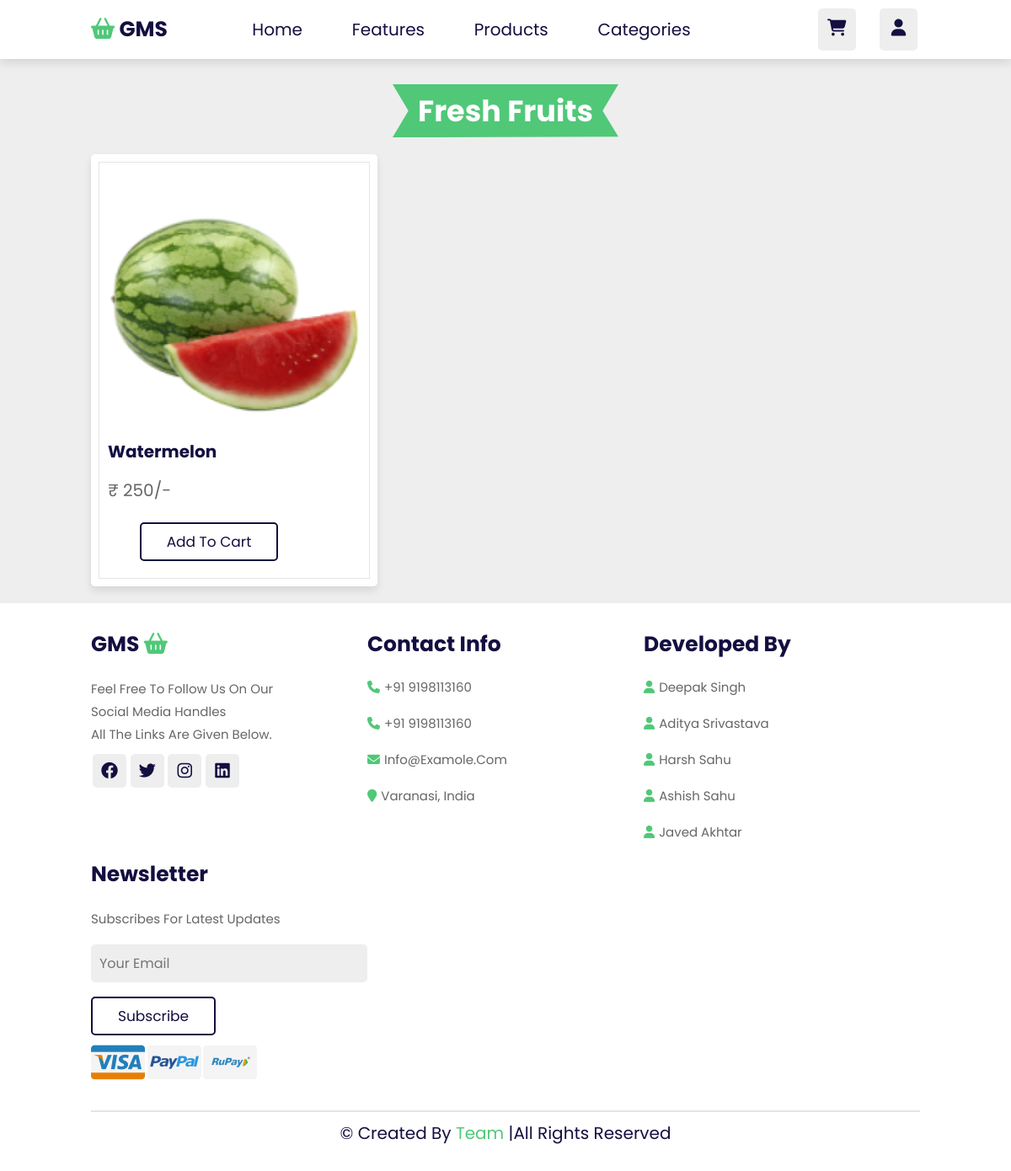
Screenshot of /fruits.php with the database file from the repository.
### tables this page shows
CREATE TABLE `items` (
  `ItemID` int(10) NOT NULL,
  `Name` varchar(20) NOT NULL,
  `Price` int(5) NOT NULL,
  `Quantity` int(5) NOT NULL,
  `Expiry_Date` varchar(10) NOT NULL,
  `Mfg_Date` varchar(10) NOT NULL,
  `Image` varchar(100) NOT NULL,
  `Category` varchar(20) NOT NULL
);

### fruits.php (the view, shortened to what this page needs)
<!DOCTYPE html>
<html lang="en">
<head>
    <link rel="stylesheet" href="https://cdnjs.cloudflare.com/ajax/libs/font-awesome/6.4.0/css/all.min.css" />
    <link rel="stylesheet" href="style.css">
</head>
<body>
    <div class="nav1">
        <?php
        include "./header.php";
        include "./connect.php";
        ?>
    </div>
    <section class="vegetables" id="vegetables">
        <h1 class="heading"><span>Fresh Fruits</span></h1>
        <div class="box-container">
            <?php
            $select_products = mysqli_query($conn, "SELECT * FROM `items` where Category='Fruits'") or die('query failed');
            if (mysqli_num_rows($select_products) > 0) {
                while ($fetch_products = mysqli_fetch_assoc($select_products)) {
            ?>
                    <div class="box">
                        <img src="uploaded_img/<?php echo $fetch_products['Image']; ?>" alt="" style="width: 30rem; padding-top: 2.5rem" />
                        <h3><?php echo $fetch_products['Name']; ?></h3>
                        <p>₹ <?php echo $fetch_products['Price']; ?>/-</p>
                        <div class="btn-container">
                            <a href="" onclick="addToCart(<?php $fetch_products['Name']; ?>)" class="btn">Add to cart</a>
                        </div>
                    </div>
            <?php
                }
            } else {
                echo '<p class="heading">no products added yet!</p>';
            }
            ?>
        </div>
    </section>
    <?php
    include "./footer.php";
    ?>
</body>
</html>

### style.css (style rules this page uses)
:root { --green: #50C878; --black: #130f40; --red: #dc3545; --lavender:lavender; --white:white; --light-color: #666; --box-shadow: 0 0.5rem 1rem rgba(0, 0, 0, 0.1); --border: 0.2rem solid rgba(0, 0, 0, 0.1); --outline: 0.1rem solid rgba(0, 0, 0, 0.1); --outline-hover: 0.2rem solid var(--black); }
* { font-family: "Poppins", sans-serif; margin: 0; padding: 0; box-sizing: border-box; outline: none; border: none; text-decoration: none; text-transform: capitalize; transition: all 0.2s linear; }
html { font-size: 62.5%; overflow-x: hidden; scroll-behavior: smooth; scroll-padding-top: 7rem; }
body { background: #eee; }
section { padding: 2rem 9%; }
.heading { text-align: center; padding: 2rem 0; padding-top: 3rem; font-size: 3.5rem; color: var(--black); }
.heading span { background: var(--green); color: #fff; display: inline-block; padding: .5rem 3rem; clip-path: polygon(100% 0, 93% 50%, 100% 99%, 0% 100%, 7% 50%, 0% 0%); }
.btn { margin-top: 1rem; display: inline-block; padding: 0.8rem 3rem; font-size: 1.7rem; border-radius: 0.5rem; border: 0.2rem solid var(--black); color: var(--black); cursor: pointer; background: none; }
.vegetables .box-container { display: grid; grid-template-columns: 1fr 1fr 1fr; gap: 1.5rem; }
.vegetables .box-container .box { padding: 3rem 2rem; border-radius: .5rem; background: #fff; box-shadow: var(--box-shadow); outline: var(--outline); outline-offset: -1rem; }
.vegetables .box-container .box img { height: 30rem; }
.vegetables .box-container .box h3 { font-size: 2rem; color: var(--black); line-height: 1.8; }
.vegetables .box-container .box p { font-size: 2.0rem; color: var(--light-color); line-height: 1.8; padding: 1rem 0; }
.btn-container { width: 80%; display: flex; justify-content: space-evenly; }

### fruits.php (style rules this page uses)
.nav1 { position: relative; z-index: 1; margin-bottom: 50px; }

### rows the page displays
items: Image (picture), Name "Watermelon", Price "250"
